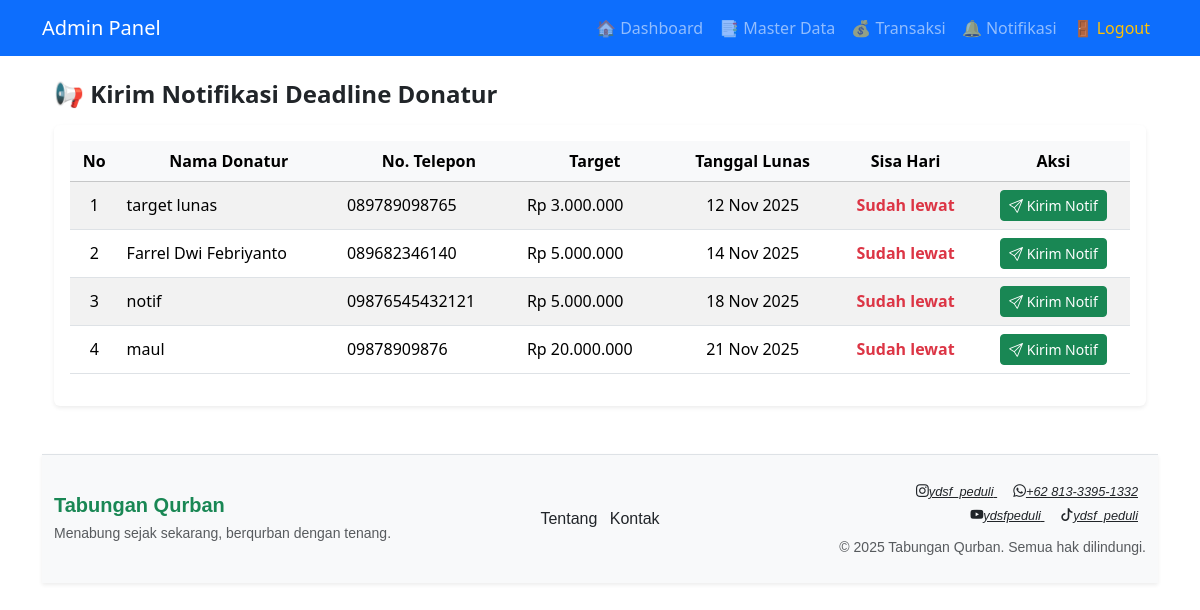
The page /pages/admin_notifications.php (signed in) on the database its author committed.
### tables this page shows
CREATE TABLE `savers` (
  `id` int(11) NOT NULL,
  `nama` varchar(200) NOT NULL,
  `username` varchar(50) DEFAULT NULL,
  `password` varchar(255) DEFAULT NULL,
  `animal_id` int(11) DEFAULT NULL,
  `nik` varchar(50) DEFAULT NULL,
  `alamat` text DEFAULT NULL,
  `telp` varchar(50) DEFAULT NULL,
  `target_qurban` decimal(12,2) DEFAULT 0.00,
  `created_at` timestamp NOT NULL DEFAULT current_timestamp(),
  `target_nominal` int(11) DEFAULT 0,
  `tanggal_lunas` date DEFAULT NULL
);

### pages/admin_notifications.php (the view, shortened to what this page needs)
<?php
require_once __DIR__ . '/../inc/functions.php';
include __DIR__ . '/../inc/header_admin.php';
$stmt = $pdo->query("
    SELECT id, nama, telp, tanggal_lunas, target_nominal
    FROM savers
    WHERE tanggal_lunas IS NOT NULL AND tanggal_lunas != '0000-00-00'
    ORDER BY tanggal_lunas ASC
");
$savers = $stmt->fetchAll(PDO::FETCH_ASSOC);
?>
<div class="container mt-4">
  <h4 class="fw-bold mb-3">📢 Kirim Notifikasi Deadline Donatur</h4>
  <div class="card shadow-sm border-0">
    <div class="card-body">
      <?php if (count($savers) > 0): ?>
      <div class="table-responsive">
        <table class="table table-striped table-hover align-middle">
          <thead class="table-light text-center">
            <tr>
              <th>No</th>
              <th>Nama Donatur</th>
              <th>No. Telepon</th>
              <th>Target</th>
              <th>Tanggal Lunas</th>
              <th>Sisa Hari</th>
              <th>Aksi</th>
            </tr>
          </thead>
          <tbody>
          <?php foreach ($savers as $i => $s):
              $tgl_lunas = strtotime($s['tanggal_lunas']);
              $selisih = ceil(($tgl_lunas - time()) / 86400);
              $warna = $selisih <= 7 ? 'text-danger fw-bold' : 'text-dark';
          ?>
            <tr id="row-<?= $s['id'] ?>">
              <td class="text-center"><?= $i+1 ?></td>
              <td><?= htmlspecialchars($s['nama']) ?></td>
              <td><?= htmlspecialchars($s['telp']) ?></td>
              <td>Rp <?= number_format($s['target_nominal'], 0, ',', '.') ?></td>
              <td class="text-center"><?= date('d M Y', $tgl_lunas) ?></td>
              <td class="text-center <?= $warna ?>">
                <?= $selisih > 0 ? $selisih . ' hari lagi' : 'Sudah lewat' ?>
              </td>
              <td class="text-center">
                <button class="btn btn-success btn-sm kirim-btn"
                        data-id="<?= $s['id'] ?>"
                        data-nama="<?= htmlspecialchars($s['nama']) ?>">
                  <i class="bi bi-send"></i> Kirim Notif
                </button>
              </td>
            </tr>
          <?php endforeach; ?>
          </tbody>
        </table>
      </div>
      <?php else: ?>
        <div class="alert alert-info text-center mb-0">
          Belum ada donatur dengan tanggal pelunasan.
        </div>
      <?php endif; ?>
    </div>
  </div>
</div>
<?php include __DIR__ . '/../inc/footer.php'; ?>

### rows shown on the page
savers: nama "target lunas", telp "089789098765", target_nominal "3.000.000", tanggal_lunas "12 Nov 2025", shows "Sudah lewat"
savers: nama "Farrel Dwi Febriyanto", telp "089682346140", target_nominal "5.000.000", tanggal_lunas "14 Nov 2025", shows "Sudah lewat"
savers: nama "notif", telp "09876545432121", target_nominal "5.000.000", tanggal_lunas "18 Nov 2025", shows "Sudah lewat"
savers: nama "maul", telp "09878909876", target_nominal "20.000.000", tanggal_lunas "21 Nov 2025", shows "Sudah lewat"
